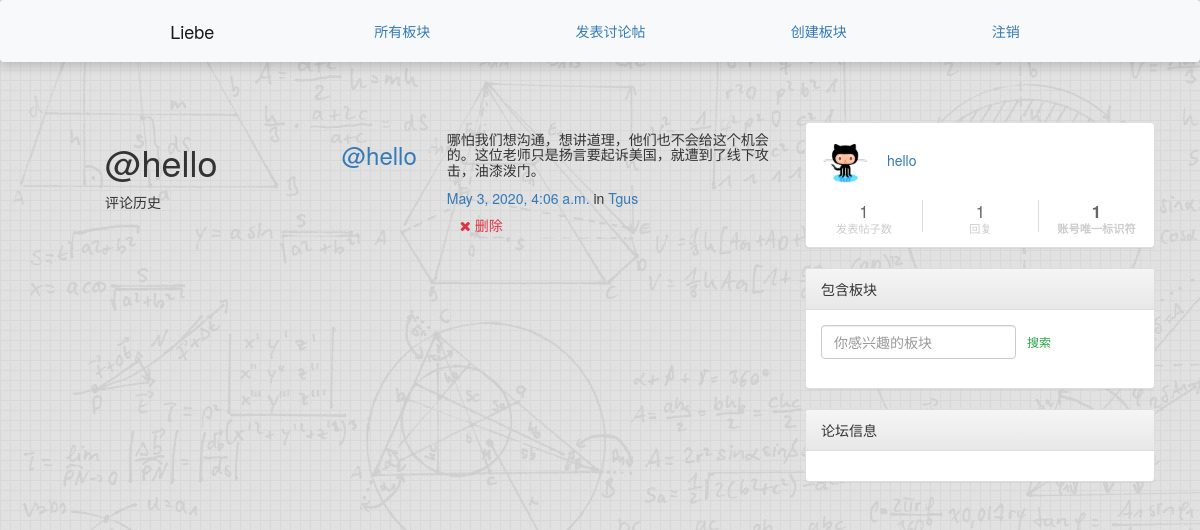
The page /posts/by/hello/ (signed in) on the database as committed earlier.
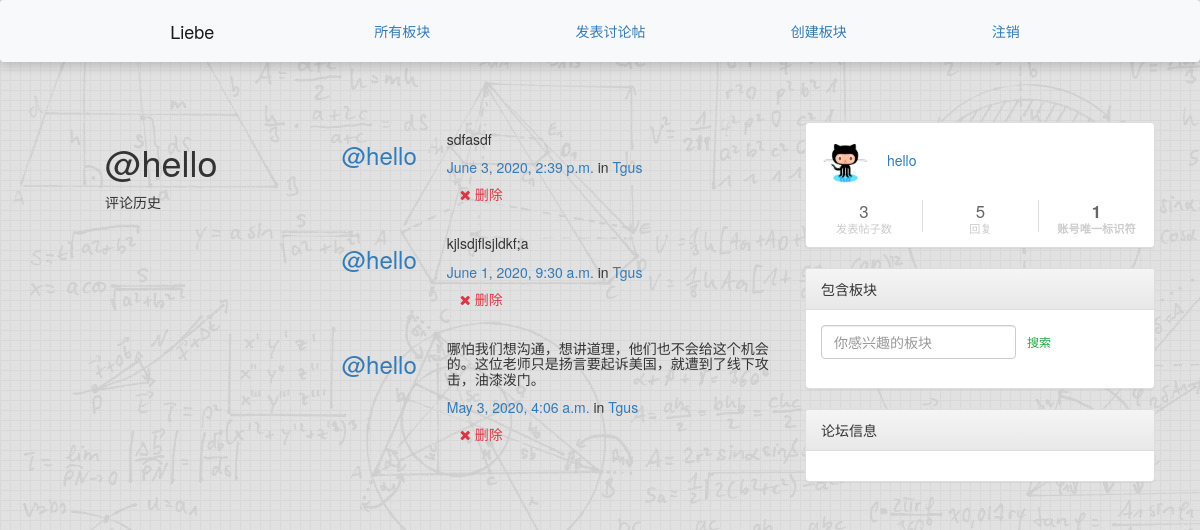
The same page on the database as committed later.
### posts/models.py (models this page shows, shortened)
class Post(models.Model):
    title = models.CharField(max_length=200, blank=True, null=True)
    user = models.ForeignKey(User, related_name="posts",on_delete=models.CASCADE)
    created_at = models.DateTimeField(auto_now=True)
    message = models.TextField()
    message_html = models.TextField(editable=False)
    group = models.ForeignKey(
        Group, related_name="posts",null=True,
        blank=True,on_delete=models.CASCADE
    )
    class Meta:
        ordering = ["-created_at"]
        unique_together = ["user", "message"]

### accounts/models.py (models this page shows, shortened)
class User(AbstractUser):
    signature = models.CharField(max_length=255, blank=True, null=True)
    head_img = models.ImageField(height_field=150, width_field=150, blank=True, null=True)
    friends = models.ManyToManyField("User", blank=True, related_name='followed_by')

### groups/models.py (models this page shows, shortened)
class Group(models.Model):
    name = models.CharField(max_length=255, unique=True)
    slug = models.SlugField(allow_unicode=True, unique=True)
    description = models.TextField(blank=True, default='')
    description_html = models.TextField(editable=False, default='', blank=True)
    members = models.ManyToManyField(User,through="GroupMember")
    class Meta:
        ordering = ["name"]

### posts/views.py (the view)
# urls.py: path("by/<username>/",views.UserPosts.as_view(),name="for_user"),
class UserPosts(generic.ListView):
    model = models.Post
    template_name = "posts/user_post_list.html"
    def get_queryset(self):
        try:
            self.post_user = User.objects.prefetch_related("posts").get(
                username__iexact=self.kwargs.get("username")
            )
        except User.DoesNotExist:
            raise Http404
        else:
            return self.post_user.posts.all()
    def get_context_data(self, **kwargs):
        context = super().get_context_data(**kwargs)
        context["post_user"] = self.post_user
        return context

### posts/templates/posts/user_post_list.html
{% extends "posts/post_base.html" %}
{% block prepost %}
<div class="col-md-4">
	<h1>@{{ post_user.username }}</h1>
	<p>评论历史</p>
</div>
{% endblock %}
{% block post_content %}
<div class="col-md-8">
	{% for post in post_list %}
		{% include "posts/_post.html" %}
	{% endfor %}
</div>
{% endblock %}

### templates/base.html (shortened to what this page needs)
<!DOCTYPE>
<html>
{% load static %}
<head>
	<link rel="stylesheet" href="https://stackpath.bootstrapcdn.com/bootstrap/4.1.3/css/bootstrap.min.css"
>
	<link rel="stylesheet" href="https://maxcdn.bootstrapcdn.com/bootstrap/3.3.7/css/bootstrap-theme.min.css"
>
	<link href="https://maxcdn.bootstrapcdn.com/font-awesome/4.7.0/css/font-awesome.min.css" rel="stylesheet">
	<link rel="stylesheet" href="{% static 'simplesocial/css/master.css'%}">
	<link rel="stylesheet" href="{% static  'bootstrap.min.css' %}" />
	<link rel="stylesheet" href="{% static  'css/master.css' %}" />
</head>
<body>
	<nav class="navbar navbar-expand-lg navbar-light bg-light shadow fixed-top">
		<div class="container">
			<a class="navbar-brand" href="{% url 'home' %}">Liebe</a>
			<a class="nav-item nav-link" href="{% url 'groups:all' %}" class="btn btn-simple">所有板块</a>
			{% if user.is_authenticated %}
			<a class="nav-item nav-link" href="{% url 'posts:create' %}" class="btn btn-simple">发表讨论帖</a>
			{% if user.is_superuser %}
			<a class="nav-item nav-link" href="{% url 'groups:create' %}" class="btn btn-simple">创建板块</a>
			{% endif %}
			<a class="nav-item nav-link" href="{% url 'accounts:logout' %}" class="btn btn-simple">注销</a>
			{% else %}
			<a class="nav-item nav-link" href="{% url 'accounts:login' %}" class="btn btn-simple">登录</a>
			<a class="nav-item nav-link" href="{% url 'accounts:signup' %}" class="btn btn-simple">注册</a>
			{% endif %}
		</div>
	</nav>
	<div id="main" class="container">
		<div class="row">
			<div class="col-lg-8">
				<div class="container mycontent">
					{% block content %}
					{% endblock %}
				</div>
			</div>
			<div class="col-lg-4">
				{% if  user.is_authenticated %}
				<div class="panel panel-default">
					<div class="panel-body user-panel">
						<div class="panel-user-info">
							<div class="avatar-name">
								<a href="#">
									<img class="panel-avatar user-avatar" src="{% static  'image/3.jpg' %}" alt="" />
								</a>
								<span class="panel-username"><a href="#">{{ user.username }}</a></span>
							</div>
							<div class="row panel-user-meta">
								<div class="col-xs-4 panel-user-meta-item">
										<div class="text-center">
											<p class="panel-user-meta-item-value">
												{{  user.posts.count }}
											</p>
											<p class="panel-user-meta-item-title">发表帖子数</p>
										</div>
								</div>
								<div class="col-xs-4 panel-user-meta-item">
										<div class="text-center">
											<p class="panel-user-meta-item-value">
												{{ user.comments.count }}
											</p>
											<p class="panel-user-meta-item-title">回复</p>
										</div>
								</div>
								<div class="col-xs-4 panel-user-meta-item">
									<a href="#">
										<div class="text-center">
											<p class="panel-user-meta-item-value"><strong>{{ user.id }}</strong>
											</p>
											<p class="panel-user-meta-item-title"><strong>账号唯一标识符</strong></p>
										</div>
									</a>
								</div>
							</div>
						</div>
					</div>
				</div>
				{% endif %}
				{% block  theme_tag %}
				<div class="panel panel-default">
					<div class="panel-heading">包含板块</div>
					<div class="panel-body">
						<form class="form-inline" action="{% url 'groups:search_result' %}" method="post"
							id="searchForm">
							<input class="form-control-sm form-control" type="search" placeholder="你感兴趣的板块"
								aria-label="Search" name="group_name">
							<button class="btn btn-outline-success  btn-sm" type="submit" value="Submit">搜索</button>
						</form>
					</div>
				</div>
				<div class="panel panel-default">
					<div class="panel-heading">论坛信息</div>
					<div class="panel-body">
					</div>
				</div>
				{% endblock %}
			</div>
		</div>
	</div>
</body>
</html>

### posts/templates/posts/_post.html
<div class="media">
	<h3 class="mr-5"><a href="{% url 'accounts:profile' username=post.user.username %}">@{{ post.user.username }}</a></h3>
	<div class="media-body">
		<h5>{{ post.message_html|safe }}</h5>
			<time class="time"><a href="{% url 'posts:single' username=post.user.username pk=post.pk %}">{{ post.created_at }}</a></time>
			{% if post.group %}
			<span class="group-name">in <a href="#">{{ post.group.name }}</a></span>
			{% endif %}
		<div class="media-footer">
			{% if user.is_authenticated and post.user == user and not hide_delete %}
				<a href="{% url 'posts:delete' pk=post.pk %}" title="delete" class="btn btn-simple">
					<span class="fa fa-remove text-danger" aria-hidden="true"></span>
					<span class="text-danger icon-label">删除</span>
				</a>
			{% endif %}
		</div>
	</div>
</div>

Rows that differ between the two databases and show on the page:
changed User "hello": posts.count "1" → "3"; comments.count "1" → "5"
added Post: user.username "hello", message_html "sdfasdf", created_at "June 3, 2020, 2:39 p.m.", group.name "Tgus", shows "删除"
added Post: user.username "hello", message_html "kjlsdjflsjldkf;a", created_at "June 1, 2020, 9:30 a.m.", group.name "Tgus", shows "删除"
